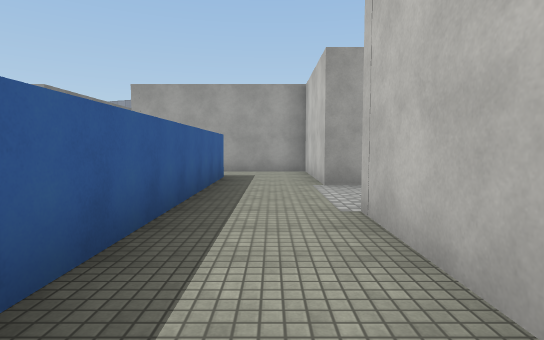
View 1 (above)

24 first-person views from a walk through a 3-D level made in the Unity game engine. The camera is 1.4 m above the floor, tilts 4° down and sees 80° across. The floor is counted in squares, 2 m on a side. Each view is taken from the middle of a square. On the plan, view 1 faces up. The plan holds only what a view shows up to about 10 squares ahead; the rest is blank. The place goes on beyond the plan. Some animated figures are left out. Surface patterns are stand-ins for the level's own textures.

View 2
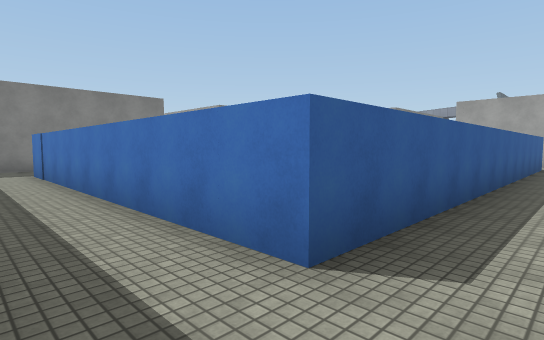

View 3
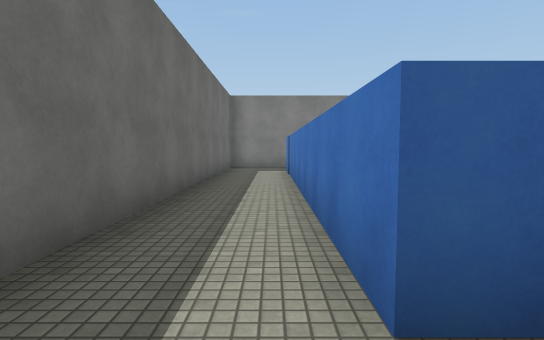

View 4
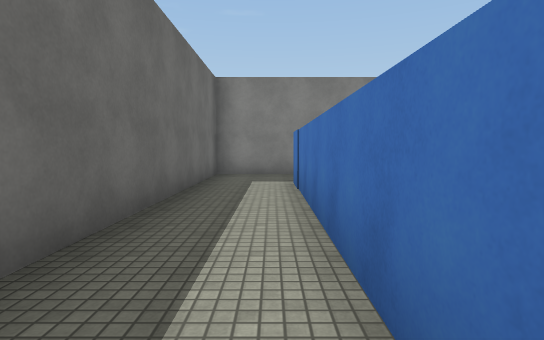

View 5
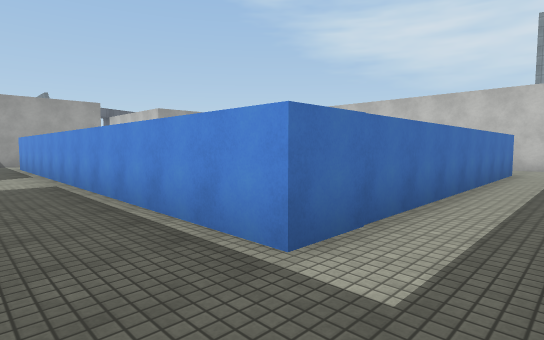

View 6
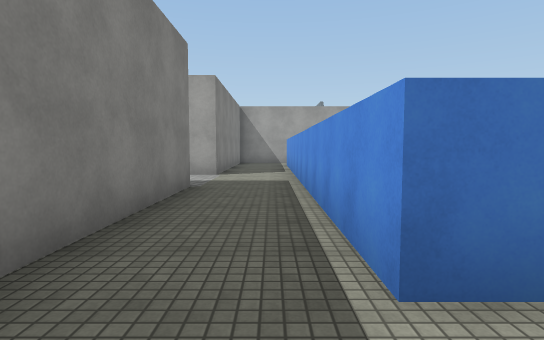

View 7
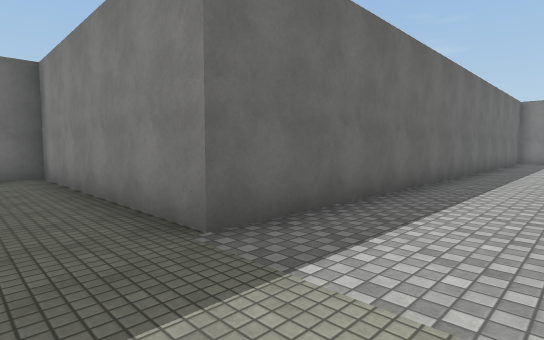

View 8
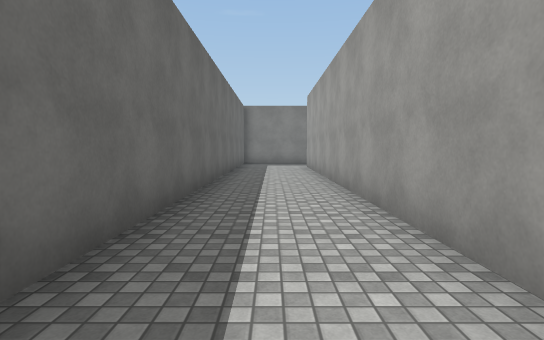

View 9
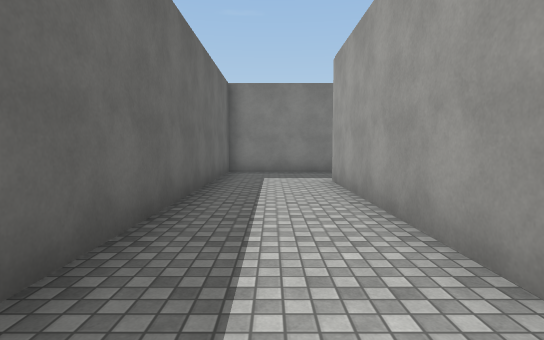

View 10
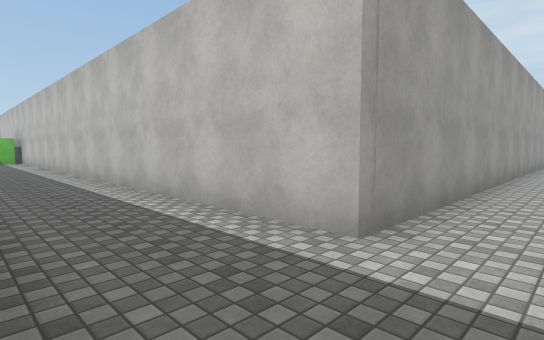

View 11
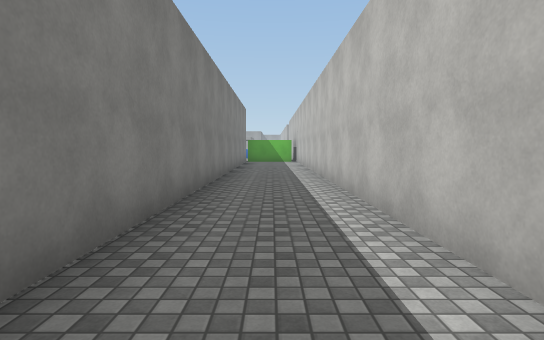

View 12
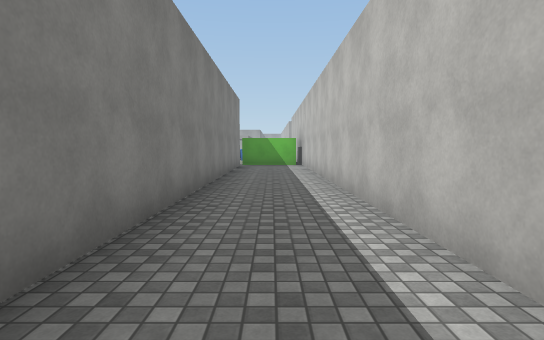

View 13
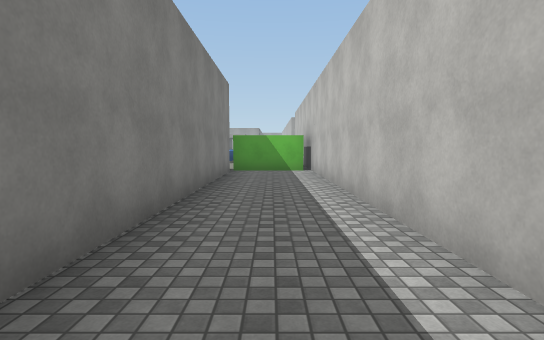

View 14
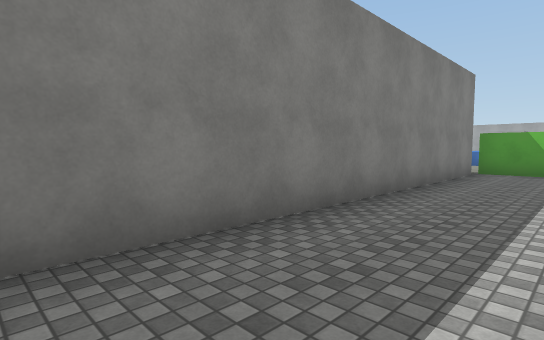

View 15
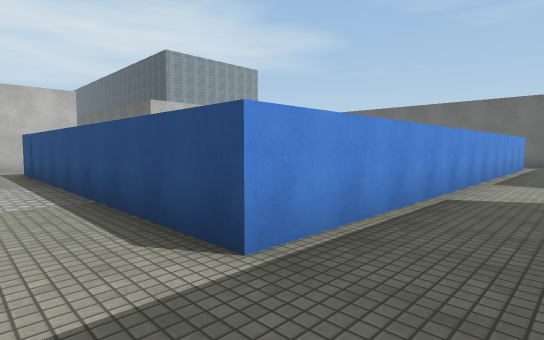

View 16
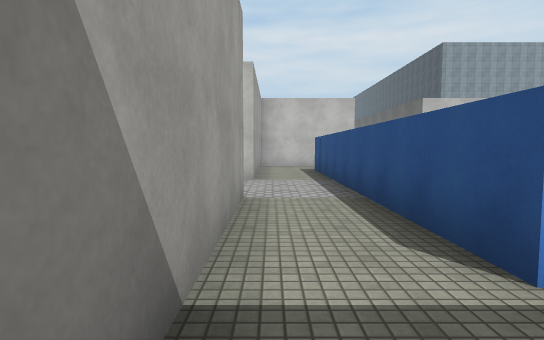

View 17
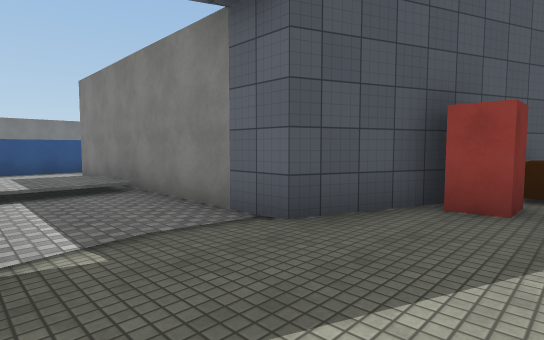

View 18
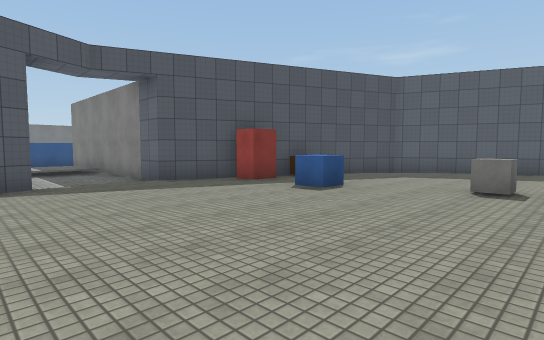

View 19
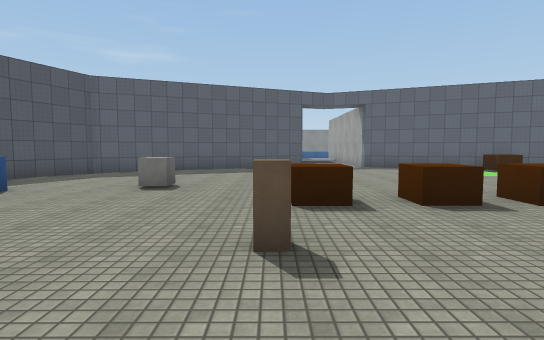

View 20
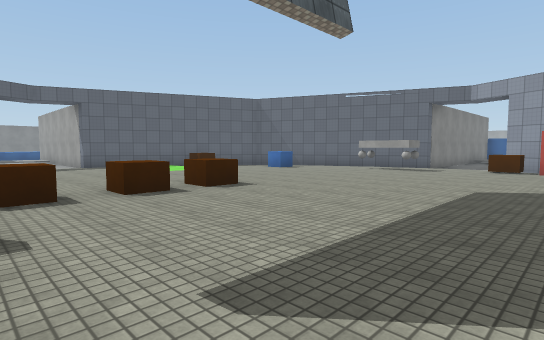

View 21
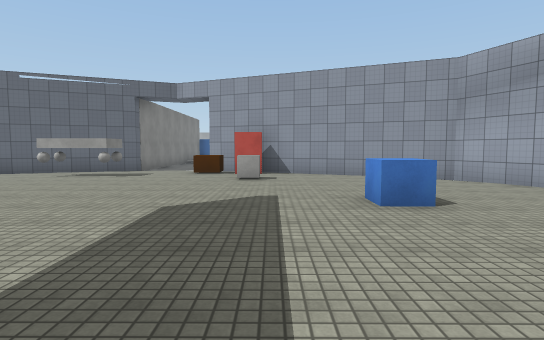

View 22
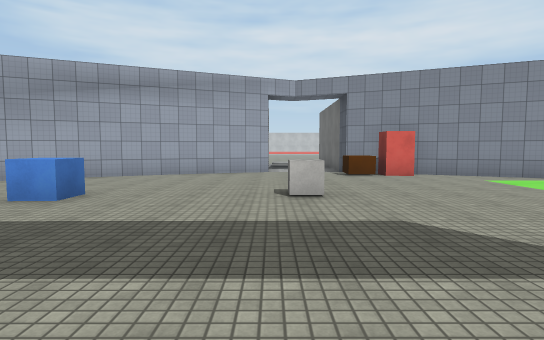

View 23
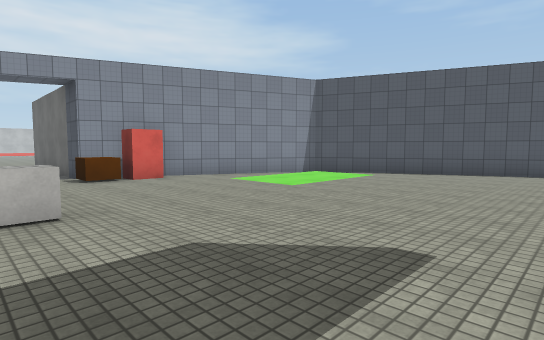

View 24
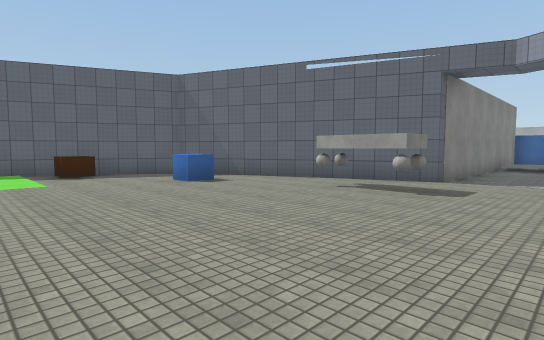

### Floor plan
Points are (right, up) in squares from view 1. A wall is a line through its corners. A room is listed if a view was taken in it or the views show most of it. See-through windows are left out.
Room 1 (views 1, 2, 3, 4, 5, 6, 8, 9, 10, 11, 12, 13, 14)
walls: (-11.5, 3.3) (-23.8, 3.3) (-23.8, 18.8) (-26.2, 18.8); (-1.1, 5.5) (-1.1, -3.6) (-9.4, -3.6) (-9.4, 2.5); (1, 1.1) (1, 3.5); (1.8, 6) (1, 6); (1, -4) (1, -3.1); (-26.2, 18.4) (-26.2, 0.8) (-11.5, 0.8) (-11.5, -5.4) (-1.6, -5.4)
ways out: opening at (-10.5, 3.5) to room 2; opening at (-0.5, 6.5) to room 2
Room 2 (views 7, 15, 16, 17, 18, 19, 20, 21, 22, 23, 24)
walls: (-8.5, 20.6) (-7.7, 20.6) (-7.7, 19.9); (0, 30.9) (-0.7, 30.9) (-0.7, 31.6); (-4.1, 16.7) (1, 18.8); (-14.5, 23) (-13.3, 20); (-13.1, 19.5) (-6.5, 16.8) (-6.5, 9.4) (-10.6, 9.4); (3.1, 20.9) (5.1, 25.7) (6.5, 25.7); (-10.2, 34.4) (-10.2, 33.6) (-10.9, 33.6); (5, 29) (2.5, 35) (-3.7, 37.6); (-6.5, 41.8) (-6.5, 37.7) (-13, 35) (-14.7, 30.9); (1, 6) (1, 9.4) (-3.9, 9.4); (-11.5, 4.9) (-11.5, 3.3); (-9.4, 2.5) (-9.4, 7.7) (-1.1, 7.7) (-1.1, 5.5)
ways out: opening at (-10.5, 3.5) to room 1; opening at (-0.5, 6.5) to room 1
objects: brown block (-13, 32) to (-13, 33); brown block (-10, 19); cube (-9, 23); red block (-8, 18); brown block (-7, 26); brown block (-7, 27); brown block (-7, 29); other object (-7, 35) to (-6, 35); block (-5, 25); brown block (-4, 37); cube (-3, 35); red block (-3, 36); cube (0, 28); red block (4, 25); brown block (4, 26)

Positions as (right, up) in squares from view 1, and headings:
1: (0, 0), facing up
2: (0, -5), facing up-left
3: (0, -4), facing left
4: (-3, -4), facing left
5: (-11, -5), facing up-right
6: (-10, -5), facing up
7: (-10, 3), facing down-left
8: (-12, 2), facing left
9: (-17, 2), facing left
10: (-26, 2), facing up-right
11: (-25, 3), facing up
12: (-25, 6), facing up
13: (-25, 9), facing up
14: (-24, 9), facing up-left
15: (-11, 9), facing down-right
16: (-11, 9), facing right
17: (-4, 19), facing down-left
18: (-3, 24), facing down-left
19: (-3, 25), facing left
20: (-2, 25), facing up-left
21: (-2, 27), facing up
22: (-5, 28), facing right
23: (-4, 28), facing down-right
24: (-4, 30), facing up-left
